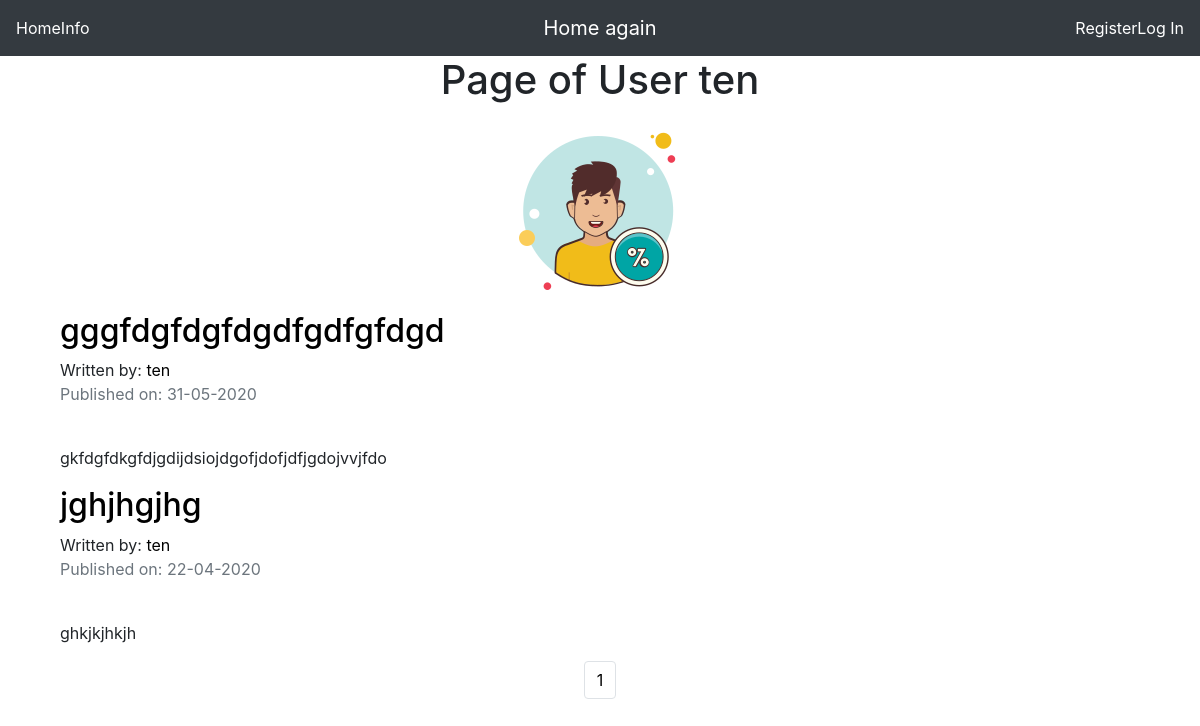
The app's page /ten with its own data.
### blog/models.py (models this page shows, shortened)
class User(db.Model, UserMixin):
    __tablename__ = 'users'
    id = db.Column(db.Integer, primary_key=True)
    profile_image = db.Column(db.String(64), nullable=False, default='default2.png')
    email = db.Column(db.String(64), unique=True, index=True)
    username = db.Column(db.String(64), unique=True, index=True)
    password_hash = db.Column(db.String(128))
    posts = db.relationship('Post', backref='author', lazy=True)

class Post(db.Model):
    users = db.relationship(User)
    id = db.Column(db.Integer, primary_key=True)
    user_id = db.Column(db.Integer, db.ForeignKey('users.id'), nullable=False)
    date = db.Column(db.DateTime, nullable=False, default=datetime.utcnow)
    title = db.Column(db.String(140), nullable=False)
    text = db.Column(db.Text, nullable=False)

### blog/users/veiws.py (the view)
@users.route("/<username>")
def user_posts(username):
    page = request.args.get('page', 1, type=int)
    user = User.query.filter_by(username=username).first_or_404()
    blog_posts = Post.query.filter_by(author=user).order_by(Post.date.desc()).paginate(page=page, per_page=5)
    return render_template('user_blog_posts.html', blog_posts=blog_posts, user=user)

### blog/templates/user_blog_posts.html
{% extends "base.html" %}
{% block content %}
    <div class="container">
        <div class="jumbtron">
            <div align="center">
                <h1>Page of User {{user.username}}</h1>
                <img align="center" src="{{url_for('static', filename='profile_pics/' + user.profile_image)}}">
            </div>
        </div>
{% for post in blog_posts.items %}
    <h2> <a style="color:#000000;" href="{{url_for('blog_posts.read_post', blog_post_id=post.id)}}">{{post.title}}</a> </h2>
    Written by: <a style="color:#000000;" href="{{url_for('users.user_posts', username=post.author.username)}}">{{post.author.username}}</a>
    <p class="text-muted">Published on: {{post.date.strftime("%d-%m-%Y")}}</p>
    <br>
    <p>{{post.text}}</p>
{% endfor %}
    </div>
    <nav aria-label="Page Navigation Example">
        <ul class="pagination justify-content-center">
            {% for page_num in blog_posts.iter_pages(left_edge=1,right_edge=1, left_current=1, right_current=2)%}
                {% if blog_posts.page == page_num %}
                    <li class="page-item disabled">
                        <a style="color:#000000;" class="page-link" href="{{url_for('users.user_posts', username=user.username, page=page_num)}}">{{page_num}}</a>
                    </li>
                {% else %}
                     <li class="page-item">
                        <a style="color:#000000;" class="page-link" href="{{url_for('users.user_posts', username=user.username, page=page_num)}}">{{page_num}}</a>
                    </li>
                {% endif %}
            {% endfor %}
        </ul>
    </nav>
{% endblock %}

### records on screen
User: username "ten", profile_image (placeholder picture)
Post: title "gggfdgfdgfdgdfgdfgfdgd", author.username "ten", date "31-05-2020", text "gkfdgfdkgfdjgdijdsiojdgofjdofjdfjgdojvvjfdo"
Post: title "jghjhgjhg", author.username "ten", date "22-04-2020", text "ghkjkjhkjh"

### other values on screen
{{ page_num }} "1"
